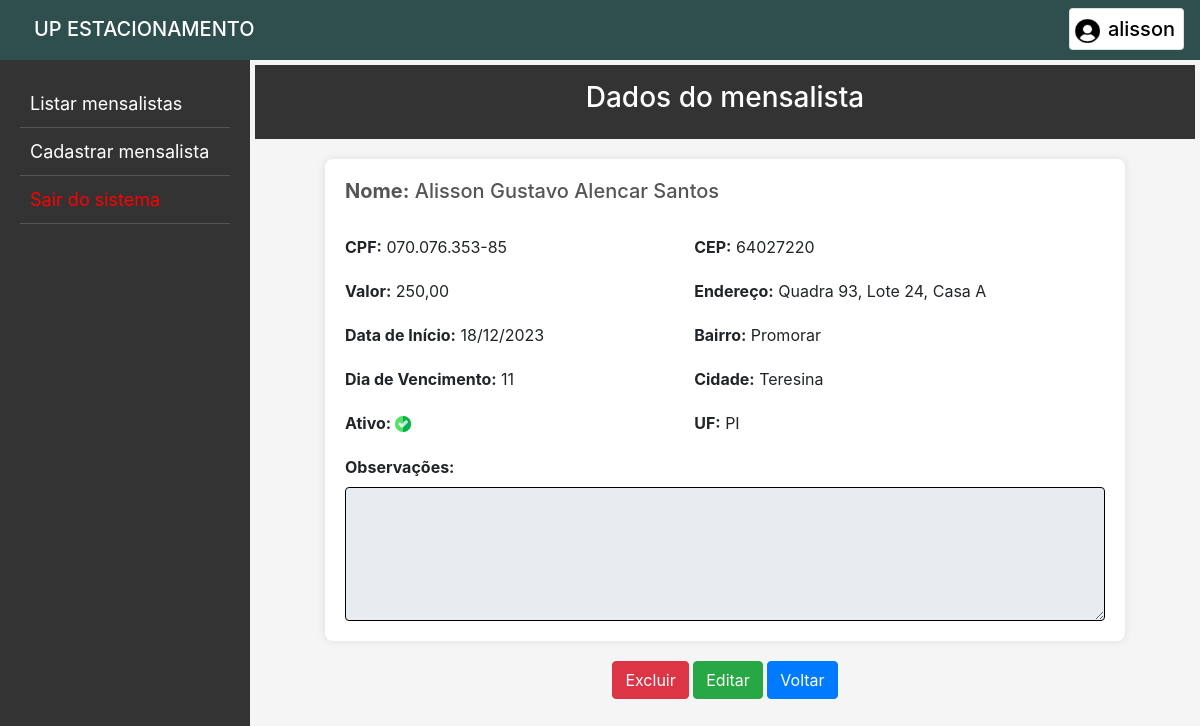
Screenshot of /mensalista/25 (signed in) with the database file from the repository.
### app_estacionamento/models.py (models this page shows, shortened)
class Mensalista(models.Model):
    id = models.AutoField(primary_key=True)
    situacao = models.BooleanField('Ativo', default=True)
    nome = models.CharField('Nome *', max_length=50)
    cpf = models.CharField('CPF *', max_length=14)
    valor = models.DecimalField('Valor *', max_digits=8, decimal_places=2)
    data_inicial = models.DateField('Data de início *')
    dia_vencimento = models.IntegerField('Dia de vencimento *')
    cep = models.CharField('CEP', max_length=9, blank=True)
    endereco = models.CharField('Endereço', max_length=255)
    bairro = models.CharField('Bairro', max_length=255)
    cidade = models.CharField('Cidade', max_length=255)
    uf = models.CharField('UF', max_length=2)
    obs = models.TextField('Observações', max_length=500, blank=True)

### app_estacionamento/views.py (the view)
# urls.py: path('mensalista/<int:pk>', views.mensalista, name='mensalista'),
@login_required(login_url="login/")
def mensalista(request, pk):
    men = get_object_or_404(Mensalista, id=pk)
    conteudo = {"mensalista": men}
    return render(request, "mensalista.html", conteudo)

### app_estacionamento/templates/mensalista.html (shortened to what this page needs)
{% extends 'base.html' %}
{% block inicio %}
<header>
    <h3>Dados do mensalista</h3>
</header>
<main>
    <h5><strong>Nome:</strong> {{mensalista.nome|title}}</h5>
    <br>
    <div class="info">
        <div>
            <p><strong>CPF:</strong> {{mensalista.cpf}}</p>
            <p><strong>Valor:</strong> {{mensalista.valor}}</p>
            <p><strong>Data de Início:</strong> {{mensalista.data_inicial|date:"d/m/Y" }}</p>
            <p><strong>Dia de Vencimento:</strong> {{mensalista.dia_vencimento}}</p>
            <p><strong>Ativo: </strong>
            {% if mensalista.situacao == True %}
                <img src="../static/img/true.png" alt="">
            {% else %}
                <img src="../static/img/false.png" alt="">
            {% endif %}</p>
        </div>
        <div>
            <p><strong>CEP:</strong> {{mensalista.cep}}</p>
            <p><strong>Endereço:</strong> {{mensalista.endereco|title}}</p>
            <p><strong>Bairro:</strong> {{mensalista.bairro|title}}</p>
            <p><strong>Cidade:</strong> {{mensalista.cidade|title}}</p>
            <p><strong>UF:</strong> {{mensalista.uf|upper}}</p>
        </div>
    </div>
    <label for="id_obs"><strong>Observações:</strong></label>
    <textarea class="form-control" name="obs" id="id_obs" cols="30" rows="5" disabled>{{mensalista.obs|capfirst}}</textarea>
</main>
<center>
    <a href="{% url 'excluir' mensalista.id %}" class="btn btn-danger"
        onclick="return confirm('Deseja excluir PERMANENTEMENTE o(a) mensalista {{mensalista.nome|title}}?')">Excluir</a>
    <a href="{% url 'atualizar_mensalista' mensalista.id %}" class="btn btn-success">Editar</a>
    <a href="{% url 'index' %}" class="btn btn-primary">Voltar</a>
</center>
<br><br><br>
{% endblock %}

### app_estacionamento/templates/base.html (shortened to what this page needs)
{% load bootstrap4 %}
<!DOCTYPE html>
<html lang="pt-br">
<head>
    {% bootstrap_css %}
</head>
<body>
    <nav id="nav" class="navbar">
        <strong class="navbar-brand mb-0 h1" style="margin-left: 18px;">UP ESTACIONAMENTO</strong>
        <a href="{% url 'usuario' %}">
            <div class="card">
                <span class="navbar-brand mb-0 h1" style="margin-left: 5px; margin-right: 8px;"><img src="../static/img/user.png" alt="user"
                        width="25px" height="24" style="margin-right: 8px;">{{ user }}</span>
            </div>
        </a>
    </nav>
    <div id="div_container">
        <div id="sidebar">
            <a href="{% url 'index' %}">Listar mensalistas</a>
            <a href="{% url 'cadastrar_mensalista' %}">Cadastrar mensalista</a>
            <a href="{% url 'logout' %}" style="color: red;" onclick="return confirm('Deseja sair?')">Sair
                do sistema</a>
        </div>
        <div id="content">
            {% block inicio %}
            {% endblock %}
        </div>
    </div>
</body>
</html>

### app_estacionamento/templates/base.html (style rules this page uses)
body { margin: 0; padding: 0; background-color: #f5f5f5; height: 100vh; }
#div_container { display: grid; grid-template-columns: 250px 1fr; height: 100%; }
#sidebar { background: #333; color: white; padding: 20px; }
#sidebar a { text-decoration: none; font-size: 18px; color: #fff; display: block; padding: 10px; border-bottom: 1px solid #555; transition: background 0.3s; }
#content { padding: 5px; }
#nav { background-color: darkslategray; color: white; height: 60px; padding-bottom: 10px; }
.card { color: black; }
.form-control { border-color: black; }

### app_estacionamento/templates/mensalista.html (style rules this page uses)
header { background-color: #333; color: #fff; text-align: center; padding: 1em; }
main { max-width: 800px; margin: 20px auto; background-color: #fff; padding: 20px; border-radius: 8px; box-shadow: 0 0 10px rgba(0, 0, 0, 0.1); }
h5 { color: #555; margin-bottom: 8px; }
p { margin-bottom: 20px; }
.info { display: flex; gap: 150px; }

### rows the page displays
Mensalista: nome "Alisson Gustavo Alencar Santos", cpf "070.076.353-85", valor "250,00", data_inicial "18/12/2023", dia_vencimento "11", cep "64027220", endereco "Quadra 93, Lote 24, Casa A", bairro "Promorar", cidade "Teresina", uf "PI"

### other values shown
{{ user }} "alisson"
